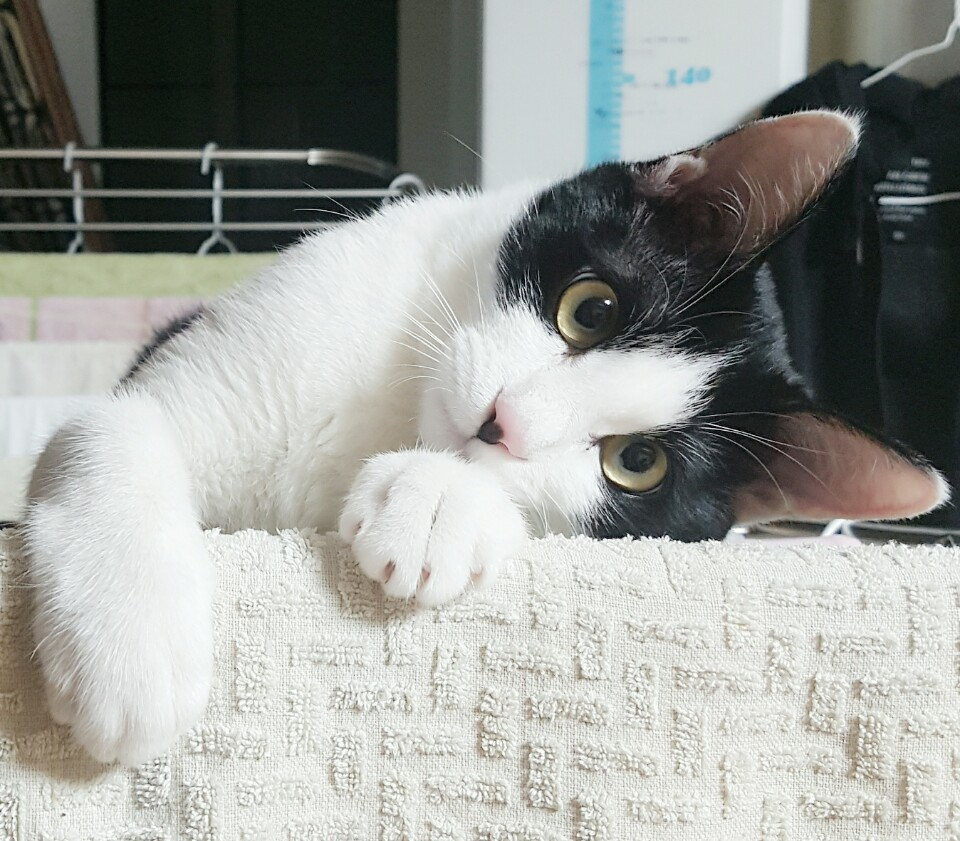
#> input picture KakaoTalk_20210429_140043100.jpg, 960 x 841 px, given in place of test.jpg, which was not available
$ jupyter execute 'image processing practice.ipynb'   (text cells are left out)
#> lines starting #> are read from the running program, lines starting #| are printed output that depends on the picture; pictures that were not available may be replaced by others from this repository, and a replacement may not be noted
[cell 1]
import cv2
from google.colab.patches import cv2_imshow
import matplotlib.pylab as plt

[cell 2]
import os
url = "https://raw.githubusercontent.com/Ko4rii/Class2022Spring/main/lupy.jpg"
os.system("curl " + url + " > test.jpg")

[cell 3]
image_bgr = cv2.imread('test.jpg')
#> image_bgr is the input picture: shape (841, 960, 3); mean B, G, R 153.5, 157.8, 155.5
cv2_imshow(image_bgr)

[cell 4]
print(type(image_bgr))
#| <class 'numpy.ndarray'>
print(image_bgr.shape)
#| (841, 960, 3)

[cell 5]
image_b = image_bgr.copy()
image_b[:,:,[1,2]]=0
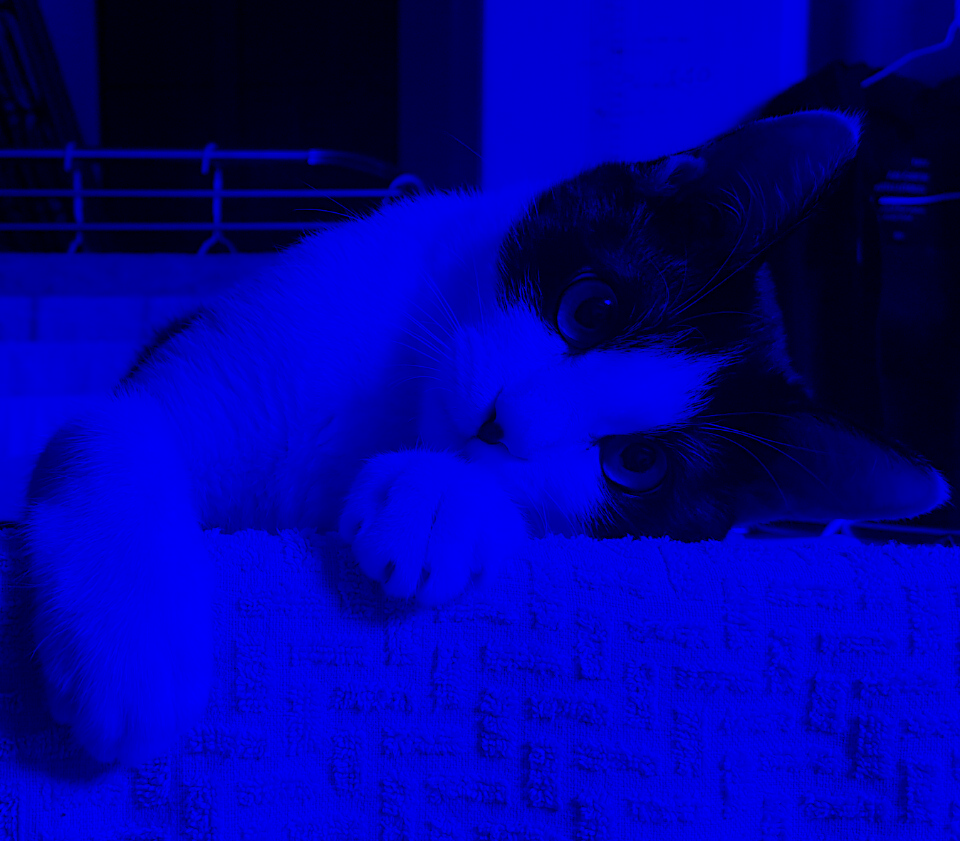
#> image_b: shape (841, 960, 3); mean B, G, R 153.5, 0, 0
cv2_imshow(image_b)

[cell 6]
image_inverse=255-image_b
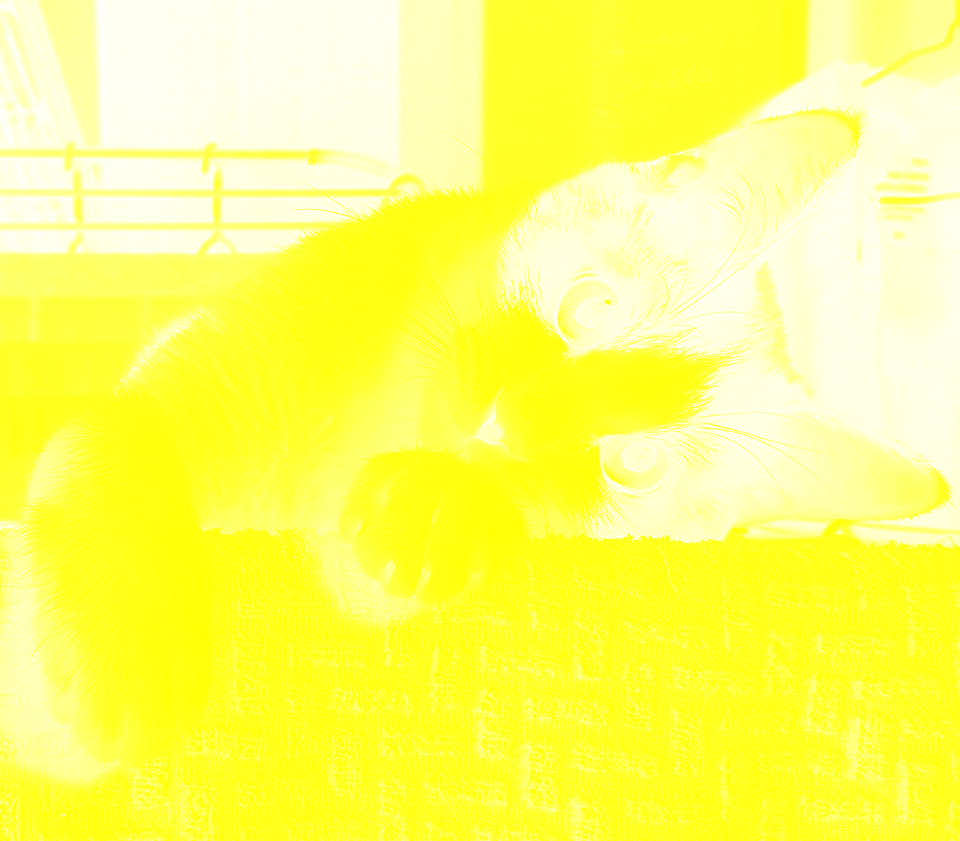
#> image_inverse: shape (841, 960, 3); mean B, G, R 101.5, 255, 255
cv2_imshow(image_inverse)

[cell 7]
color = ['b','r','g']
for i in range(len(color)):
  histr = cv2.calcHist([image_bgr],[i],None,[255],[0,255])
  plt.plot(histr, color = color[i])
  plt.xlim([0,255])
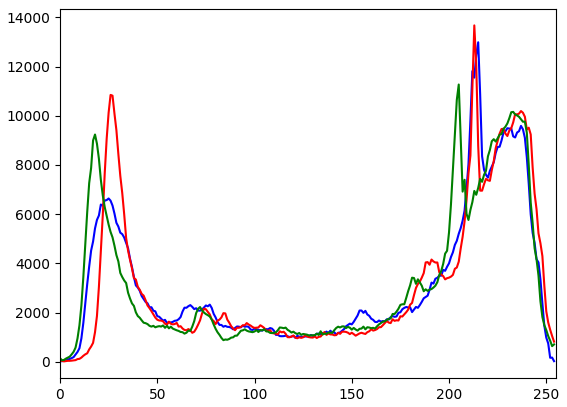
#> figure drawn by matplotlib, 1 panel; curve peaks at x = 215, y = 12988; curve peaks at x = 213, y = 13674; curve peaks at x = 205, y = 11270

[cell 8]
plt.hist(image_bgr.ravel(),bins=256, range=[0,256])
plt.show()
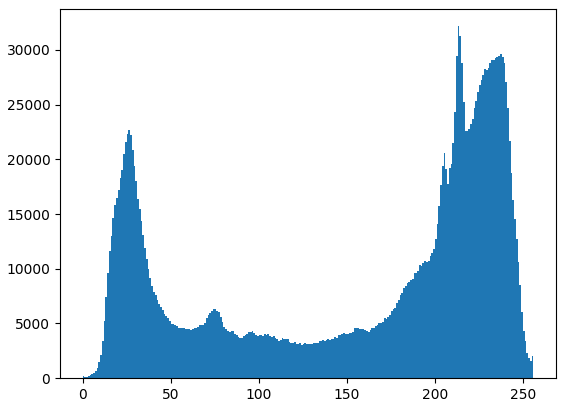
#> figure drawn by matplotlib, 1 panel; tallest bar 32166 high, from x = 213 to 214
